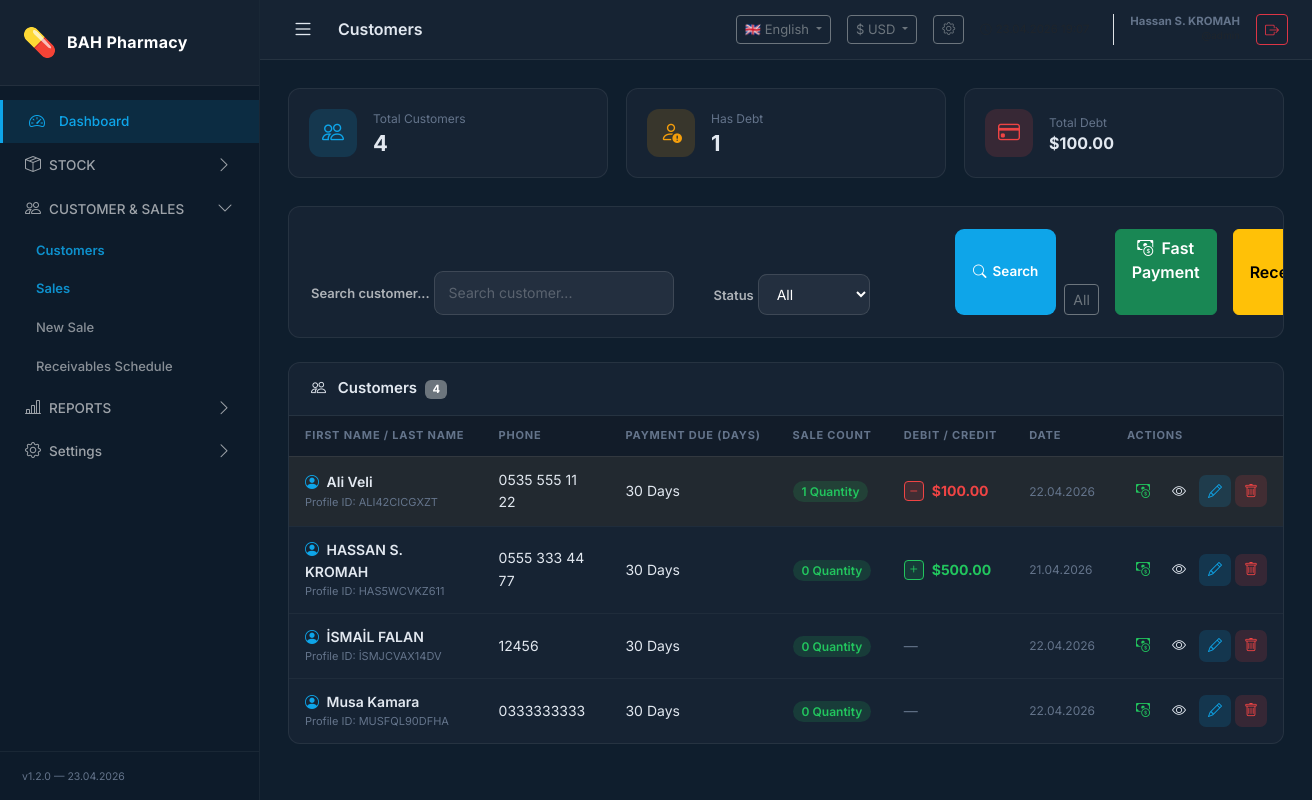
Screenshot of /modules/customers/index.php (signed in) with the database file from the repository.
### tables this page shows
CREATE TABLE `currencies` (
  `id` int(10) unsigned NOT NULL AUTO_INCREMENT,
  `code` varchar(10) NOT NULL,
  `symbol` varchar(10) NOT NULL,
  `name` varchar(100) NOT NULL,
  `position` enum('before','after') DEFAULT 'before',
  `decimal_sep` varchar(5) DEFAULT '.',
  `thousand_sep` varchar(5) DEFAULT ',',
  `is_active` tinyint(1) DEFAULT 1,
  `created_at` datetime DEFAULT current_timestamp(),
  `current_rate` decimal(16,6) DEFAULT NULL,
  `rate_date` date DEFAULT NULL,
  `is_default` tinyint(1) DEFAULT 0,
  PRIMARY KEY (`id`),
  UNIQUE KEY `code` (`code`)
);

CREATE TABLE `customers` (
  `id` int(10) unsigned NOT NULL AUTO_INCREMENT,
  `unique_id` varchar(36) NOT NULL COMMENT 'UUID',
  `first_name` varchar(100) NOT NULL,
  `last_name` varchar(100) NOT NULL,
  `phone` varchar(20) DEFAULT NULL,
  `address` text DEFAULT NULL,
  `payment_due_days` int(10) unsigned DEFAULT 30 COMMENT 'Vade günü',
  `total_debt` decimal(12,2) NOT NULL DEFAULT 0.00,
  `currency` varchar(10) DEFAULT 'USD',
  `is_active` tinyint(1) NOT NULL DEFAULT 1,
  `created_at` datetime DEFAULT current_timestamp(),
  `updated_at` datetime DEFAULT current_timestamp() ON UPDATE current_timestamp(),
  PRIMARY KEY (`id`),
  UNIQUE KEY `unique_id` (`unique_id`)
);

### modules/customers/index.php (the view, shortened to what the rows shown need)
<?php
$pdo = Database::getInstance();
$where = ['1=1'];
$params = [];
$whereStr = implode(' AND ', $where);
$stmt = $pdo->prepare("
    SELECT c.*,
        (SELECT COUNT(*) FROM sales WHERE customer_id = c.id) as sale_count
    FROM customers c
    WHERE $whereStr
    ORDER BY c.first_name ASC, c.last_name ASC
");
$stmt->execute($params);
$customers = $stmt->fetchAll();
$pageTitle = __('customers');
require_once dirname(__DIR__, 2) . '/core/layout_header.php';
?>
<div class="panel">
    <div class="table-responsive">
        <table class="table-dark-custom">
            <thead>
                <tr>
                    <th>
                        <?= __('first_name') ?> /
                        <?= __('last_name') ?>
                    </th>
                    <th>
                        <?= __('phone') ?>
                    </th>
                    <th>
                        <?= __('due_days') ?>
                    </th>
                    <th>
                        <?= __('sale_count') ?>
                    </th>
                    <th>
                        <?= __('debit_credit') ?>
                    </th>
                    <th>
                        <?= __('date') ?>
                    </th>
                    <th>
                        <?= __('actions') ?>
                    </th>
                </tr>
            </thead>
            <tbody>
                <?php if (empty($customers)): ?>
                    <tr>
                        <td colspan="7" class="text-center py-5" style="color:var(--text-muted);">
                            <i class="bi bi-person-slash" style="font-size:36px;display:block;margin-bottom:8px;"></i>
                            <?= __('no_data') ?>
                        </td>
                    </tr>
                <?php else: ?>
                    <?php foreach ($customers as $c): ?>
                        <tr class="<?= $c['total_debt'] > 0 ? 'row-low' : '' ?>">
                            <td>
                                <a href="detail.php?id=<?= $c['id'] ?>"
                                    style="color:var(--text-primary);text-decoration:none;font-weight:600;"><i
                                        class="bi bi-person-circle me-1" style="color:var(--accent);"></i>
                                    <?= e($c['first_name'] . ' ' . $c['last_name']) ?>
                                </a>
                                <div style="font-size:11px;color:var(--text-muted);"><?= __('profile_id') ?>:
                                    <?= e($c['unique_id']) ?>
                                </div>
                            </td>
                            <td>
                                <?= e($c['phone'] ?? '—') ?>
                            </td>
                            <td>
                                <?= (int) $c['payment_due_days'] ?>         <?= __('days') ?>
                            </td>
                            <td>
                                <span class="badge-stock-ok">
                                    <?= (int) $c['sale_count'] ?>         <?= __('quantity') ?>
                                </span>
                            </td>
                            <td>
                                <?php
                                $debtVal = (float) $c['total_debt'];
                                if ($debtVal > 0.001): ?>
                                    <div class="d-flex align-items-center" style="color:var(--danger); font-weight:700;">
                                        <span class="me-2 d-flex align-items-center justify-content-center"
                                            style="width:20px;height:20px;background:rgba(239,68,68,0.15);border:1px solid var(--danger);border-radius:4px;">
                                            <i class="bi bi-dash"></i>
                                        </span>
                                        <?= formatMoney($debtVal) ?>
                                    </div>
                                <?php elseif ($debtVal < -0.001): ?>
                                    <div class="d-flex align-items-center" style="color:var(--success); font-weight:700;">
                                        <span class="me-2 d-flex align-items-center justify-content-center"
                                            style="width:20px;height:20px;background:rgba(34,197,94,0.15);border:1px solid var(--success);border-radius:4px;">
                                            <i class="bi bi-plus"></i>
                                        </span>
                                        <?= formatMoney(abs($debtVal)) ?>
                                    </div>
                                <?php else: ?>
                                    <span style="color:var(--text-muted);">—</span>
                                <?php endif; ?>
                            </td>
                            <td style="font-size:12px;color:var(--text-muted);">
                                <?= date('d.m.Y', strtotime($c['created_at'])) ?>
                            </td>
                            <td>
                                <div class="d-flex gap-1">
                                    <a href="fast_payment.php?customer_id=<?= $c['id'] ?>" class="btn-sm-icon"
                                        title="<?= __('fast_payment') ?>" style="color:var(--success);">
                                        <i class="bi bi-cash-coin"></i>
                                    </a>
                                    <a href="detail.php?id=<?= $c['id'] ?>" class="btn-sm-icon" title="<?= __('detail') ?>"
                                        style="color:var(--info);">
                                        <i class="bi bi-eye"></i>
                                    </a>
                                    <a href="form.php?id=<?= $c['id'] ?>" class="btn-sm-icon btn-edit"
                                        title="<?= __('edit') ?>">
                                        <i class="bi bi-pencil"></i>
                                    </a>
                                    <a href="delete.php?id=<?= $c['id'] ?>" class="btn-sm-icon btn-delete"
                                        data-confirm="<?= __('confirm_delete') ?>" title="<?= __('delete') ?>">
                                        <i class="bi bi-trash"></i>
                                    </a>
                                </div>
                            </td>
                        </tr>
                    <?php endforeach; ?>
                <?php endif; ?>
            </tbody>
        </table>
    </div>
</div>
<?php require_once dirname(__DIR__, 2) . '/core/layout_footer.php'; ?>

### core/layout_header.php (shortened to what the rows shown need)
<?php
$curLang = getCurrentLang();
$curCur = getCurrentCurrency();
$curInfo = getCurrencyInfo();
?>
<!DOCTYPE html>
<html lang="<?= $curLang ?>">
<head>
    <link rel="stylesheet" href="https://cdn.jsdelivr.net/npm/bootstrap@5.3.3/dist/css/bootstrap.min.css">
    <link rel="stylesheet" href="https://cdn.jsdelivr.net/npm/bootstrap-icons@1.11.3/font/bootstrap-icons.min.css">
    <link rel="stylesheet" href="<?= BASE_URL ?>/public/assets/css/app.css">
</head>
<body>
    <div class="wrapper">
        <div id="content">
            <div class="topbar">
                <div class="topbar-right d-flex align-items-center gap-3">
                    <div class="dropdown">
                        <button class="btn btn-sm btn-outline-secondary dropdown-toggle" type="button"
                            data-bs-toggle="dropdown" style="font-size:13px;">
                            <?= $curInfo['symbol'] ?> <?= $curCur ?>
                        </button>
                    </div>
                </div>
            </div>
            <div class="page-content">

### rows the page displays
currencies: symbol "$"
customers: first_name+last_name "Ali Veli", unique "ALI42CICGXZT", phone "0535 555 11 22", payment_due_days "30", sale_count "1", debtVal "$100.00", created_at "22.04.2026"
customers: first_name+last_name "HASSAN S. KROMAH", unique "HAS5WCVKZ611", phone "0555 333 44 77", payment_due_days "30", sale_count "0", debtVal "$500.00", created_at "21.04.2026"
customers: first_name+last_name "İSMAİL FALAN", unique "İSMJCVAX14DV", phone "12456", payment_due_days "30", sale_count "0", created_at "22.04.2026"
customers: first_name+last_name "Musa Kamara", unique "MUSFQL90DFHA", phone "0333333333", payment_due_days "30", sale_count "0", created_at "22.04.2026"

### other values shown
__('app_name') "BAH Pharmacy"
__('dashboard') "Dashboard"
__('menu_stock') "STOCK"
__('menu_customer_sales') "CUSTOMER & SALES"
__('customers') "Customers"
__('sales') "Sales"
__('new_sale') "New Sale"
__('receivables_schedule') "Receivables Schedule"
__('menu_reports') "REPORTS"
__('settings') "Settings"
$pageTitle "Customers"
$curFlag "🇬🇧"
$langMeta[$curLang]['name'] "English"
$curCur "USD"
$_SESSION['user_name'] "Hassan S. KROMAH"
